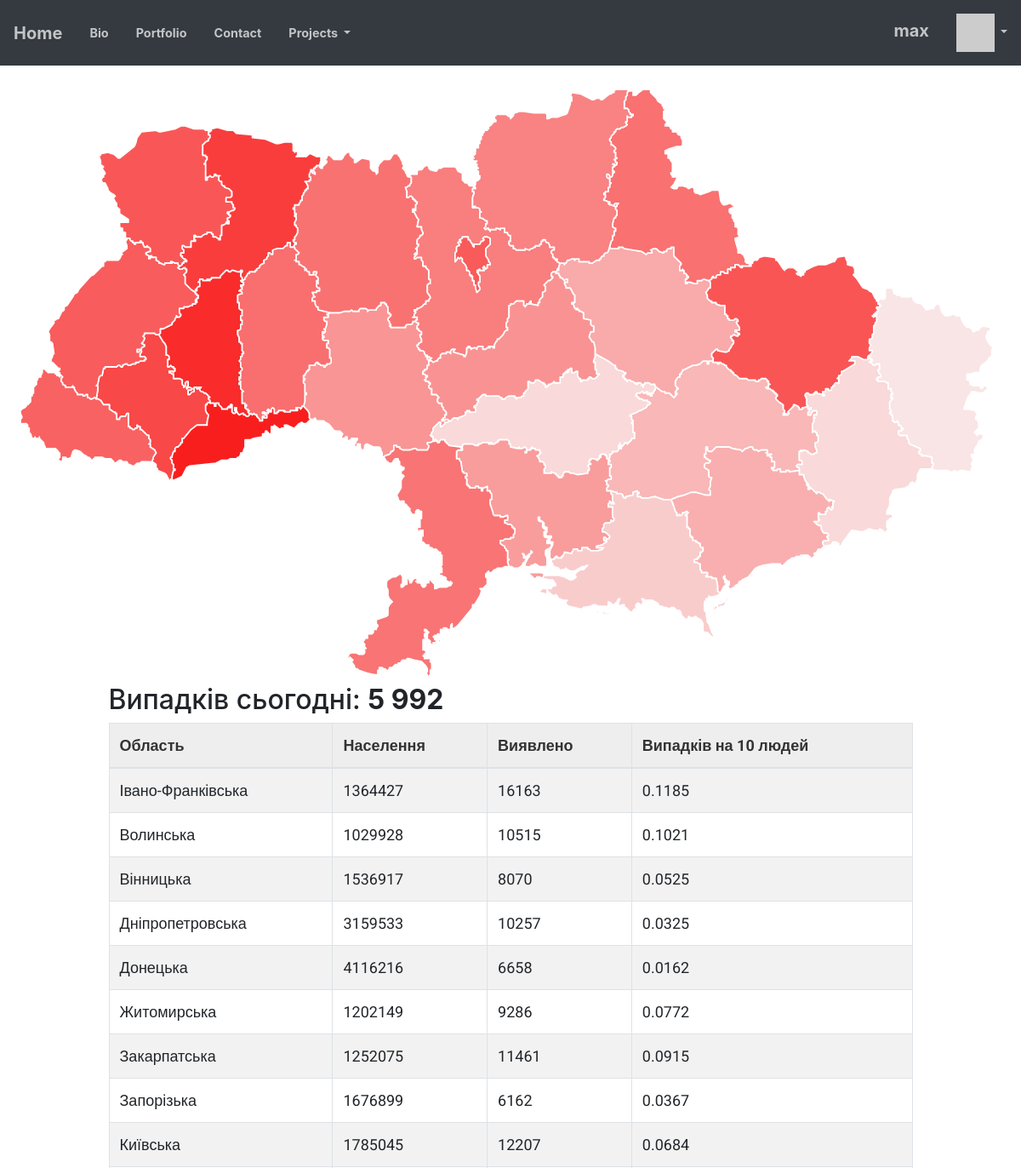
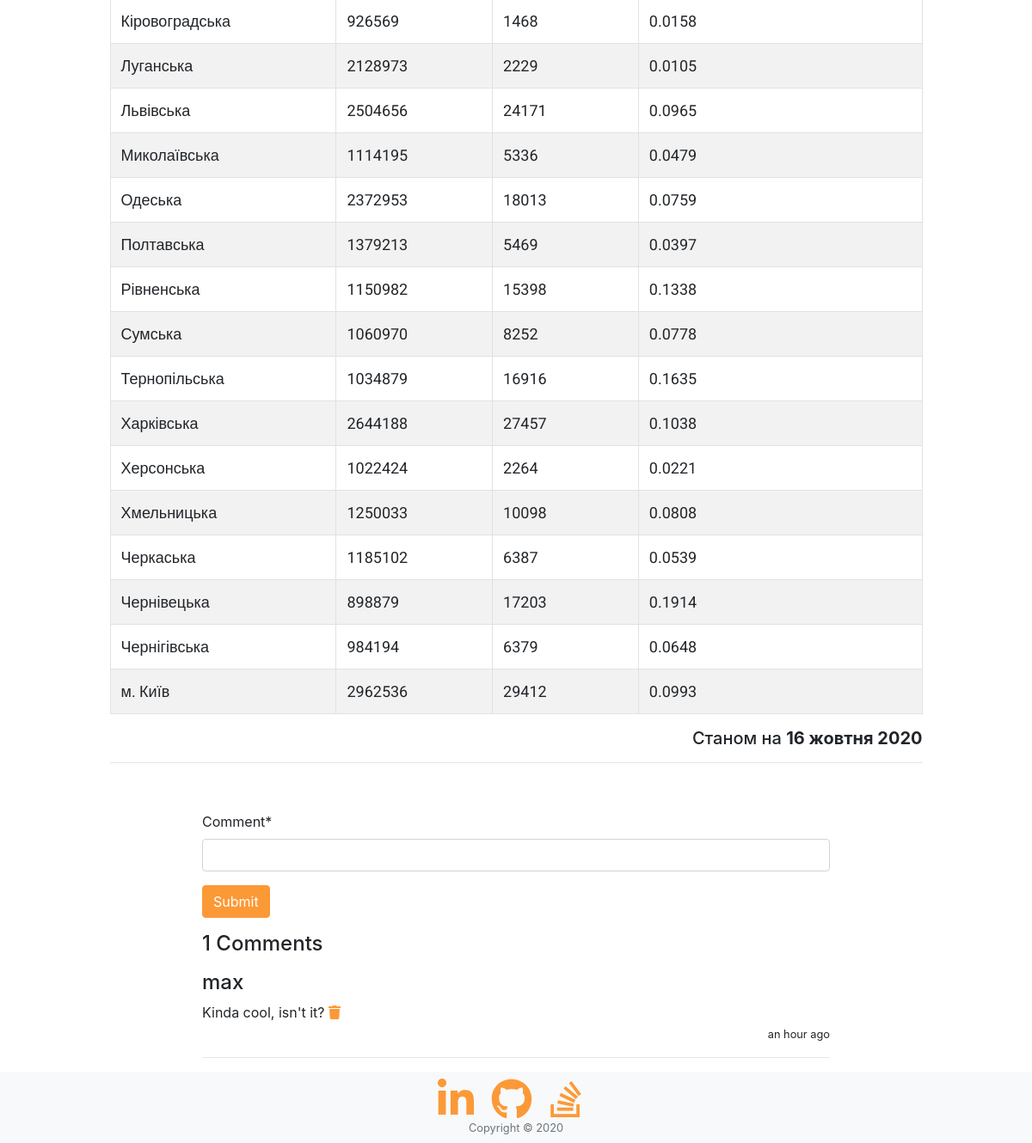
Page /map/ (signed in) on the committed database (2 pictures, top to bottom).
### map/models.py (models this page shows, shortened)
class Utility(models.Model):
    title = models.CharField(max_length=100)
    value = models.CharField(max_length=20)

class CasesToday(models.Model):
    region = models.ForeignKey('Population', on_delete=models.CASCADE, null=True)
    cases = models.IntegerField()
    indx = models.FloatField(null=True)
    color = models.FloatField(null=True)

class Population(models.Model):
    region = models.CharField(max_length=100)
    population = models.IntegerField()

class MapComment(models.Model) :
    text = models.TextField(
        validators=[MinLengthValidator(3, "Comment must be greater than 3 characters")]
    )
    owner = models.ForeignKey(settings.AUTH_USER_MODEL, on_delete=models.CASCADE)
    created_at = models.DateTimeField(auto_now_add=True)
    updated_at = models.DateTimeField(auto_now=True)

### map/views.py (the view)
# urls.py: path('', views.MapView.as_view(), name='map'),
class MapView(OwnerDetailView):
    model = Map
    template_name = "map/map.html"
    def get(self, request):
        comments = MapComment.objects.all().order_by('-updated_at')
        comment_form = CommentForm()
        population = Population.objects.all()
        casestoday = CasesToday.objects.all()
        util = Utility.objects.all()
        map = Map.objects.all()
        context = {
        'comments': comments,
        'n': len(comments),
        'comment_form': comment_form,
        'population': population,
        'cases': casestoday,
        'util': util,
        'map': map
        }
        return render(request, self.template_name, context)

### map/forms.py
class CommentForm(forms.Form):
    comment = forms.CharField(required=True, max_length=500, min_length=3, strip=True)

### home/context_processors.py (called while the page is built)
def settings(request):
    return {
        'settings': django_settings,
    }

### home/templatetags/app_tags.py (called while the page is built)
@register.filter(name='gravatar')
def gravatar(user, size=35):
    email = str(user.email.strip().lower()).encode('utf-8')
    email_hash = md5(email).hexdigest()
    url = "//www.gravatar.com/avatar/{0}?s={1}&d=identicon&r=PG"
    return url.format(email_hash, size)

### map/templates/map/map.html (shortened to what this page needs)
{% extends "base_footer.html" %}
{% load humanize %}
{% block content %}
<div class="main">
    <div class="svg-container">
        <svg viewBox="0 0 700 410">
            {% for region in map %}
            <path
                comment="{{ region.region.region }}"
                stroke="#ffffff"
                stroke-opacity="NaN"
                stroke-width="1"
                stroke-linecap="round"
                stroke-linejoin="round"
                fill="rgb(249, {{ region.cases.color }}, {{ region.cases.color }})"
                d="{{ region.data }}"
            ></path>
            {% endfor %}
        </svg>
    </div>
    <div class="data">
        <div class="row">
            <div class="col"></div>
            <div class="col-xs-auto col-lg-10">
                <h2>Випадків сьогодні: <b>{{ util.1.value }}</b></h2>
                <table class="table table-striped table-bordered">
                    <thead>
                        <tr>
                            <th>
                                <span>Область</span>
                            </th>
                            <th>
                                <span>Населення</span>
                            </th>
                            <th>
                                <span>Виявлено</span>
                            </th>
                            <th>
                                <span>Випадків на {{ util.2.value }} людей</span>
                            </th>
                        </tr>
                    </thead>
                    <tbody>
                        {% for i in cases %}
                        <tr>
                            <td><span>{{ i.region.region }}</td>
                            <td><span>{{ i.region.population }}</td>
                            <td><span>{{ i.cases }}</td>
                            <td><span>{{ i.indx }}</td>
                        {% endfor %}
                    </tbody>
                </table>
                <h5 class="text-right">Станом на <b>{{ util.0.value }}</b></h5>
                <hr/>
            </div>
        <div class="col"></div>
        </div>
        <div class="container">
            <div class="row">
                <div class="col"></div>
                    <div class="col-md-12 col-lg-8">
                        <div class="comments">
                            {% if user.is_authenticated %}
                                <br clear="all"/>
                                <p>
                                    {% load crispy_forms_tags %}
                                    <form method="post" action="{% url 'map:map_comment_create' %}">
                                        {{ comment_form|crispy }}
                                        <input class="btn btn-primary" type="submit" value="Submit">
                                    </form>
                                </p>
                            {% else %}
                                <h4 class="text-right"><a class="badge badge-primary" href="../accounts/login?next={% url 'map:map' %}">Login</a> to comment</h4>
                            {% endif %}
                            <div class="page-header">
                                <h4>{{ n }} Comments</h4>
                            </div>
                            {% for comment in comments %}
                                <p>
                                    <h4 class="media-heading user_name">{{ comment.owner }}</h4>
                                    <div class ="text">
                                        {{ comment.text }}
                                        {% if user == comment.owner %}
                                        <a href="{% url 'map:map_comment_delete' comment.id %}"><i class="fa fa-trash"></i></a>
                                        {% endif %}
                                    </div>
                                    <p class="text-right"><small>{{ comment.updated_at|naturaltime }}</small></p>
                                </p>
                                <hr/>
                            {% endfor %}
                            </div>
                        </div>
                <div class="col"></div>
            </div>
        </div>
    </div>
</div>
{% endblock %}

### home/templates/base_menu.html (shortened to what this page needs)
{% extends "base_bootstrap.html" %}
{% block navbar %}
{% load app_tags %}
<nav class="navbar navbar-expand-lg navbar-dark bg-dark fixed-top py-3" id="mainNav">
    <a class="navbar-brand" href="/">Home</a>
  <div class="collapse navbar-collapse" id="navbarSupportedContent">
    <ul class="navbar-nav mr-auto">
        <li class="nav-item"><a class="nav-link js-scroll-trigger" href="/#about">Bio</a></li>
        <li class="nav-item"><a class="nav-link js-scroll-trigger" href="/#portfolio">Portfolio</a></li>
        <li class="nav-item"><a class="nav-link js-scroll-trigger" href="/#contact">Contact</a></li>
        <li class="nav-item dropdown">
        <a class="nav-link dropdown-toggle" href="#" id="navbarDropdown" role="button" data-toggle="dropdown" aria-haspopup="true" aria-expanded="false">
          Projects
        </a>
      </li>
    </ul>
    <ul class="navbar-nav">
        {% if user.is_authenticated %}
        <li class="nav-item">
            <a class="navbar-brand">{{ user }}</a>
        </li>
        <li class="nav-item dropdown">
            <a class="nav-link dropdown-toggle" href="#" role="button" data-toggle="dropdown" aria-haspopup="true" aria-expanded="false">
                <img style="width: 45px;" src="{{ user|gravatar }}"/>
            </a>
      </li>
        {% endif %}
    </ul>
  </div>
</nav>
{% endblock %}

### home/templates/base_bootstrap.html (style rules this page uses)
.main { position: relative; top:100px; margin-bottom: 100px; }

### map/templates/map/map.html (style rules this page uses)
th { background-color: rgb(238, 238, 238); color: rgb(51, 51, 51); font-size: 18px; font-weight: 700; font-family: Roboto, sans-serif; background-position: initial initial; background-repeat: initial initial; }
td { font-size: 18px; }
td span { font-family: Roboto, sans-serif; }
.data { width: 95%; margin: auto; }
.text { overflow-wrap: break-word; }

### rows in the picture
Utility: value "5 992"
Utility: value "10"
CasesToday: region.region "Івано-Франківська", region.population "1364427", cases "16163", indx "0.1185"
CasesToday: region.region "Волинська", region.population "1029928", cases "10515", indx "0.1021"
CasesToday: region.region "Вінницька", region.population "1536917", cases "8070", indx "0.0525"
CasesToday: region.region "Дніпропетровська", region.population "3159533", cases "10257", indx "0.0325"
CasesToday: region.region "Донецька", region.population "4116216", cases "6658", indx "0.0162"
CasesToday: region.region "Житомирська", region.population "1202149", cases "9286", indx "0.0772"
CasesToday: region.region "Закарпатська", region.population "1252075", cases "11461", indx "0.0915"
CasesToday: region.region "Запорізька", region.population "1676899", cases "6162", indx "0.0367"
CasesToday: region.region "Київська", region.population "1785045", cases "12207", indx "0.0684"
CasesToday: region.region "Кіровоградська", region.population "926569", cases "1468", indx "0.0158"
CasesToday: region.region "Луганська", region.population "2128973", cases "2229", indx "0.0105"
CasesToday: region.region "Львівська", region.population "2504656", cases "24171", indx "0.0965"
CasesToday: region.region "Миколаївська", region.population "1114195", cases "5336", indx "0.0479"
CasesToday: region.region "Одеська", region.population "2372953", cases "18013", indx "0.0759"
CasesToday: region.region "Полтавська", region.population "1379213", cases "5469", indx "0.0397"
CasesToday: region.region "Рівненська", region.population "1150982", cases "15398", indx "0.1338"
CasesToday: region.region "Сумська", region.population "1060970", cases "8252", indx "0.0778"
CasesToday: region.region "Тернопільська", region.population "1034879", cases "16916", indx "0.1635"
CasesToday: region.region "Харківська", region.population "2644188", cases "27457", indx "0.1038"
CasesToday: region.region "Херсонська", region.population "1022424", cases "2264", indx "0.0221"
CasesToday: region.region "Хмельницька", region.population "1250033", cases "10098", indx "0.0808"
CasesToday: region.region "Черкаська", region.population "1185102", cases "6387", indx "0.0539"
CasesToday: region.region "Чернівецька", region.population "898879", cases "17203", indx "0.1914"
CasesToday: region.region "Чернігівська", region.population "984194", cases "6379", indx "0.0648"
CasesToday: region.region "м. Київ", region.population "2962536", cases "29412", indx "0.0993"
Utility: value "16 жовтня 2020"
MapComment: owner "max", text "Kinda cool, isn't it?", updated_at "an hour ago"

### other values in the picture
{{ user }} "max"
{{ n }} "1"
